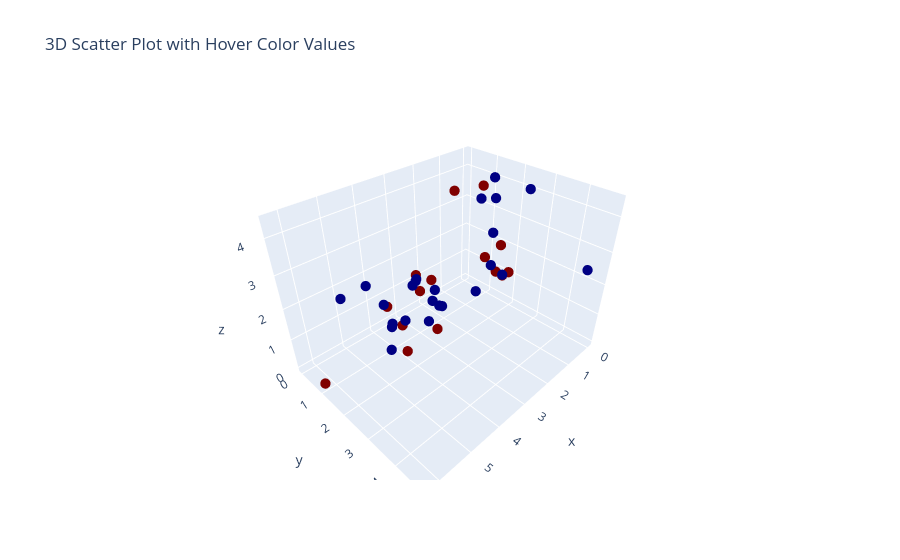

The cell this chart's notebook holds for it:
### Markdown cell above
### Eigenvalues of $W_1 W_1^T$ for each run

### Code cell
W1_gram = W1_finish @ np.transpose(W1_finish, (0, 2, 1))  # shape (N_runs, hidden_dim, hidden_dim)
eigenvalues = np.linalg.eigvals(W1_gram)
eigenvalues_real = np.real(eigenvalues)
plot_data(eigenvalues_real.T, loss_finish)
